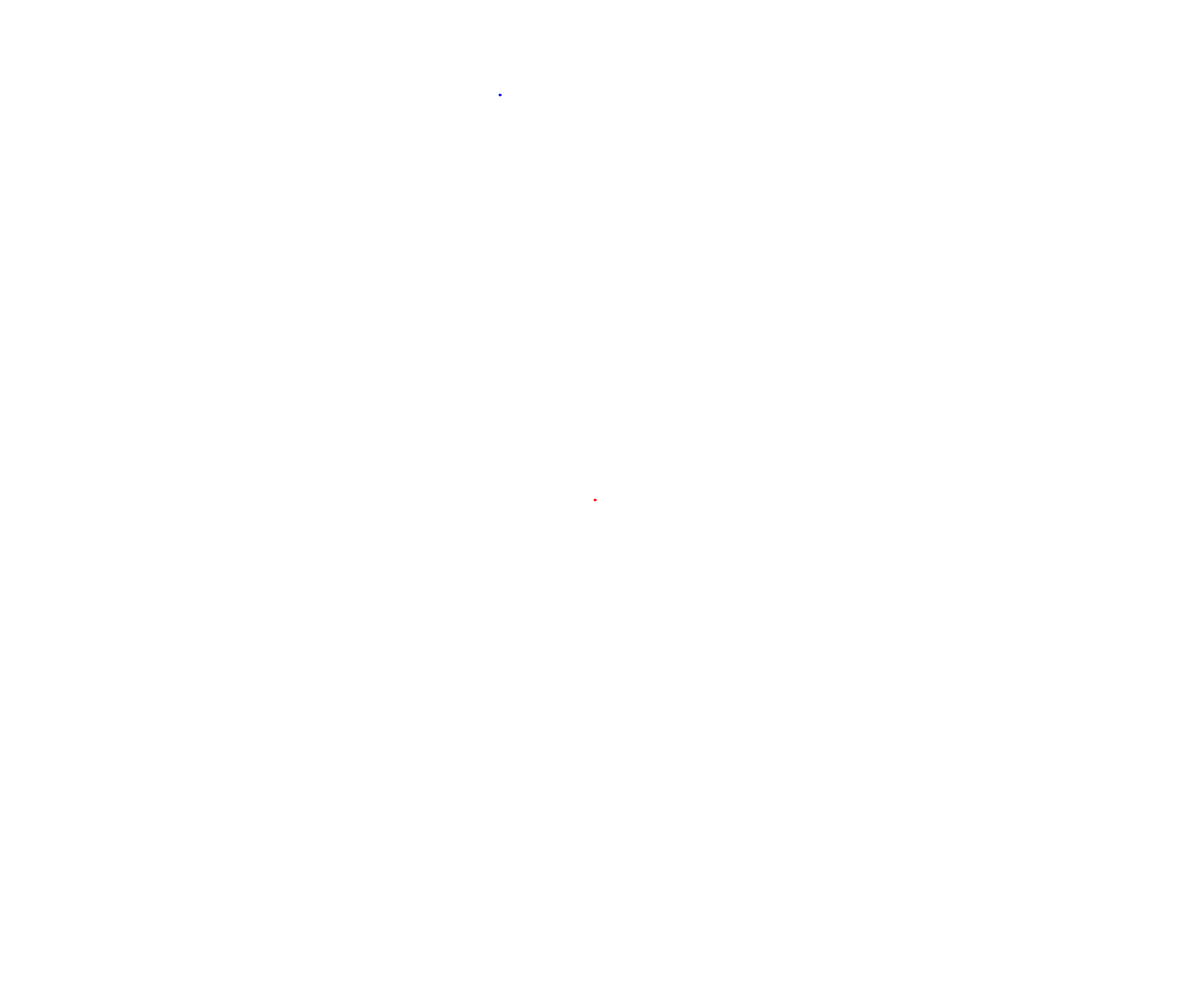
Frame 1 (no input)
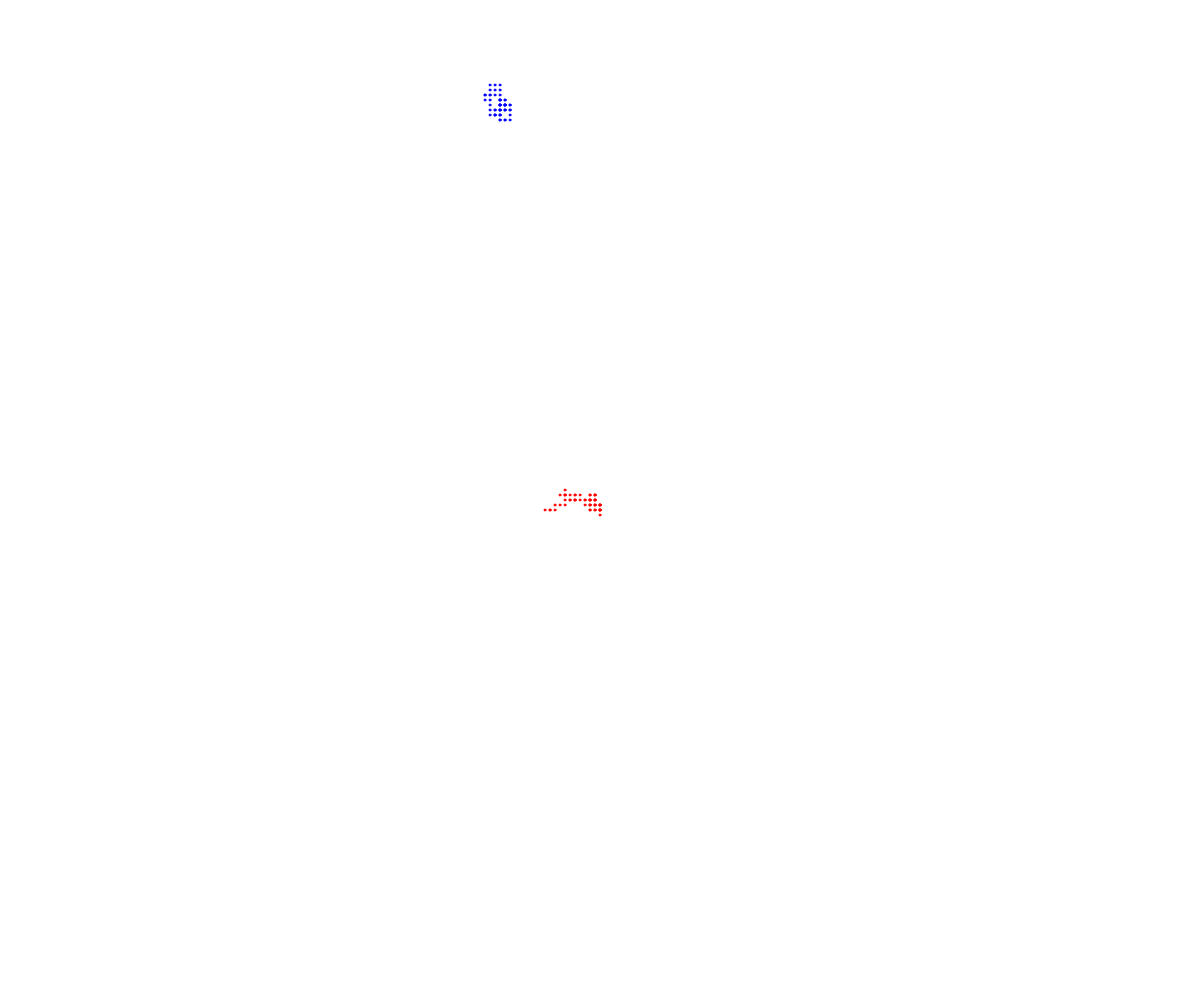
Frame 60 (no input)
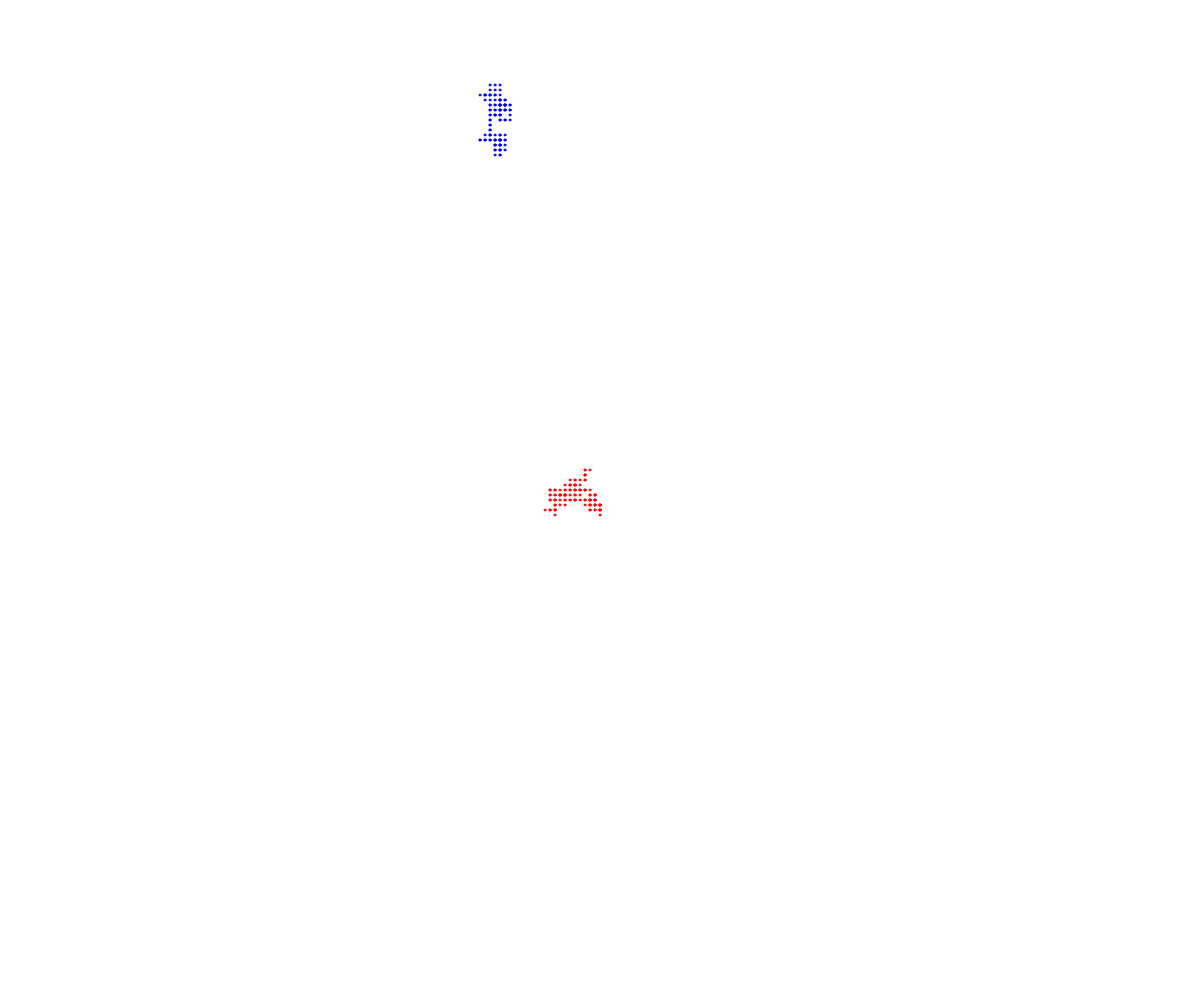
Frame 120 (the mouse pressed at the canvas centre since frame 60)

The p5.js sketch that drew these frames (run headless with seeded random() and noise() and a simulated clock; from frame 60 on, the mouse is pressed at the canvas centre):

// p5.js sketch
// ── sketch.js
class Walker {
  constructor(x, y) {
    this.x = x;
    this.y = y;
    this.diameter = 2;
    this.color = "red";
    this.speed = 5;
  }

  display() {
    fill(this.color);
    stroke(this.color);
    circle(this.x, this.y, this.diameter);
  }

  move() {
    let choice = random(100);
    if (choice < 25) {
      //up
      this.y -= this.speed;
    }
    else if (choice < 50) {
      //down
      this.y += this.speed;
    }
    else if (choice < 75) {
      //left
      this.x -= this.speed
    }
    else {
      //right
      this.x += this.speed
    }
  }
}



let tyler;
let audrey;
function setup() {
  createCanvas(windowWidth, windowHeight);
  tyler = new Walker(width/2, height/2);
  audrey = new Walker(500, 100);
  audrey.color = "blue";
}

function draw() {
  tyler.move();
  tyler.display();

  audrey.move();
  audrey.display();
  
}
